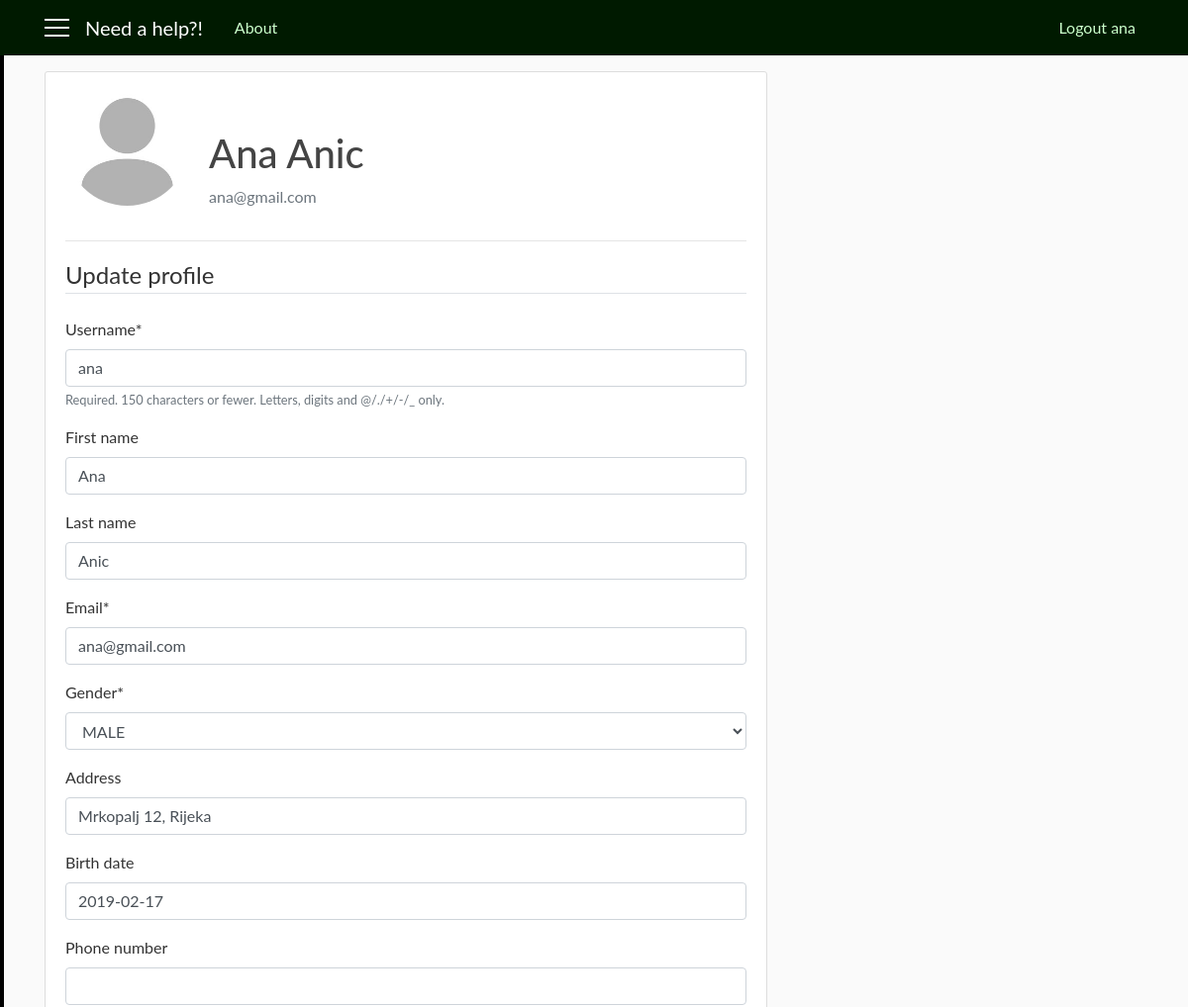
Page /profile/ (signed in, upper part) on the earlier database version.
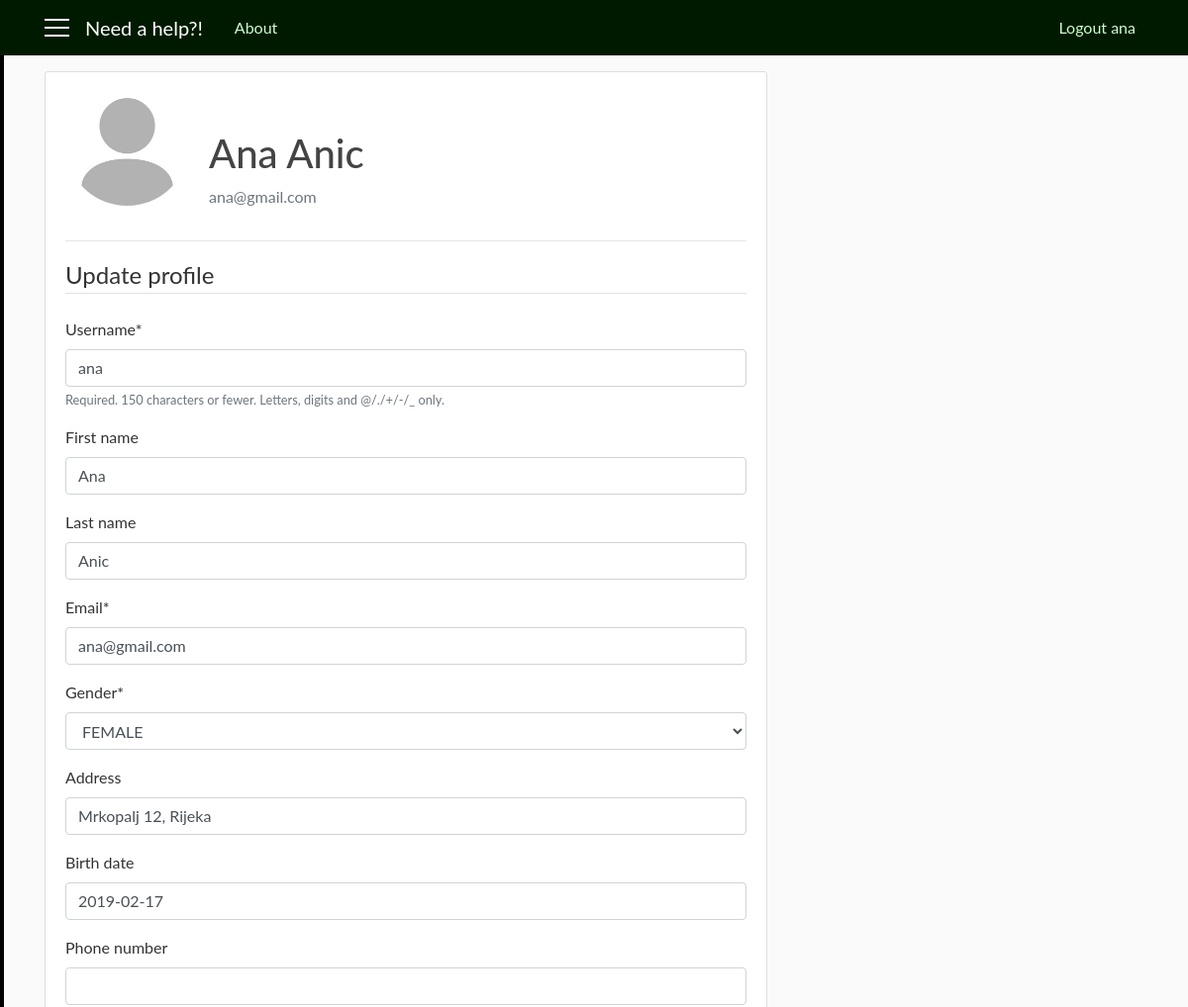
Same page on the later database version.
### user/models.py (models this page shows, shortened)
class Profile(models.Model):
    user = models.OneToOneField(User, on_delete=models.CASCADE)
    gender = models.CharField(max_length=10, choices=GENDER, default='male')
    address = models.CharField(max_length=30, blank=True)
    birth_date = models.DateField(null=True, blank=True)
    phone_number = models.CharField(max_length=100, blank=True)
    costs = models.IntegerField(default=100)
    role = models.CharField(max_length=15, choices=ROLES, default='client')
    profession = models.CharField(max_length=250, choices=PROFESSION, default='Other')
    knowledges = models.TextField(max_length=1000, blank=True)
    photo = models.ImageField(default='default_user.jpg', upload_to='profile_user')

### user/views.py (the view)
# urls.py: path('profile/', views.profile, name='profile')
@login_required  # decorator dodaje funkcionalnost nasoj funkciji
def profile(request):
    if request.method == 'POST':
        u_form = UserUpdateForm(request.POST, instance=request.user)
        p_form = ProfileUpdateForm(request.POST,
                                   request.FILES,
                                   instance=request.user.profile)
        if u_form.is_valid() and p_form.is_valid():
            u_form.save()
            p_form.save()
            messages.success(request, f'You have updated your account!')
            return redirect('profile')
    else:
        u_form = UserUpdateForm(instance=request.user)
        p_form = ProfileUpdateForm(instance=request.user.profile)
    args = {
        'u_form': u_form,
        'p_form': p_form
    }
    return render(request, 'user/profile.html', args)

### user/forms.py
class UserUpdateForm(forms.ModelForm):
    email = forms.EmailField()
    class Meta:
        model = User
        fields = [
            'username',
            'first_name',
            'last_name',
            'email'
        ]

class ProfileUpdateForm(forms.ModelForm):
    class Meta:
        model = Profile
        fields = [
            'gender',
            'address',
            'birth_date',
            'phone_number',
            'costs',
            'profession',
            'knowledges',
            'role',
            'photo'
        ]

### user/templates/user/profile.html (shortened to what this page needs)
{% extends 'need_a_help_app/base.html' %}
{% load crispy_forms_tags %}
{% block content %}
    <div class="content-section mt-3">
      <div class="media">
        <img class="rounded-circle account-img" src="{{ user.profile.photo.url }}">
        <div class="media-body">
          <h2 class="account-heading pt-5">{{ user.first_name }} {{ user.last_name }}</h2>
          <p class="text-secondary text-muted">{{ user.email }}</p>
        </div>
      </div>
      <hr width="100%">
      <form method="POST" enctype="multipart/form-data">
        <fieldset class="from-group">
          <legend class="border-bottom mb-4">Update profile</legend>
            {{ u_form|crispy }}
            {{ p_form|crispy }}
        </fieldset>
      </form>
    </div>
{% endblock %}

Differences in the rows shown:
changed Profile "Mrkopalj 12, Rijeka": gender "MALE" → "FEMALE"
